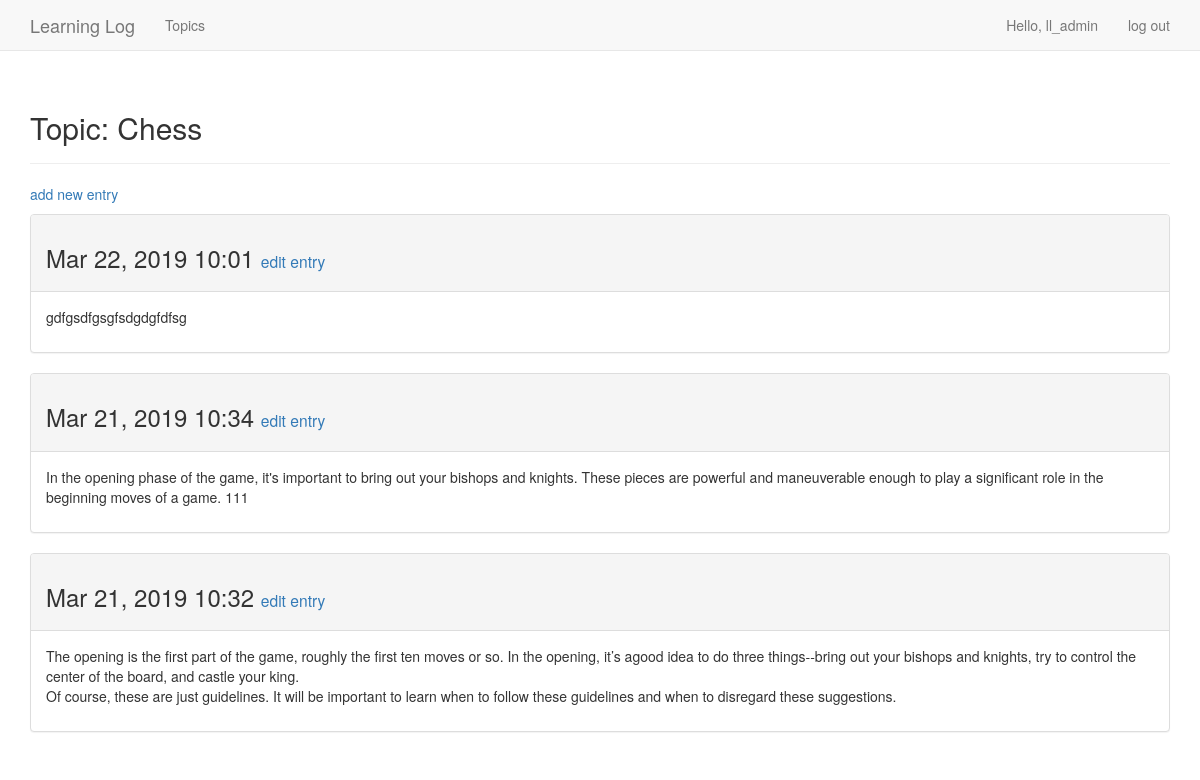
Screenshot of /topic/1/ (signed in) with the database file from the repository.
### learning_logs/models.py (models this page shows, shortened)
class Topic(models.Model):
    text = models.CharField(max_length=200)
    date_added = models.DateTimeField(auto_now_add=True)
    owner = models.ForeignKey(User, on_delete=models.CASCADE)
    def __str__(self):
        return self.text

class Entry(models.Model):
    topic = models.ForeignKey(Topic, on_delete=models.CASCADE)
    text = models.TextField()
    date_added = models.DateTimeField(auto_now_add=True)
    class Meta:
        verbose_name_plural = 'entries'

### learning_logs/views.py (the view)
# urls.py: url(r'^topic/(?P<topic_id>\d+)/$', views.topic, name='topic'),
@login_required
def topic(request, topic_id):
    topic = Topic.objects.get(id=topic_id)
    if topic.owner != request.user:
        raise Http404
    entries = topic.entry_set.order_by('-date_added')
    context = {'topic': topic, 'entries': entries}
    return render(request, 'learning_logs/topic.html', context)

### learning_logs/templates/learning_logs/topic.html
{% extends "learning_logs/base.html" %}
{% block header %}
    <h2>Topic: {{ topic }}</h2>
{% endblock header %}
{% block content %}
    <p>
        <a href="{% url 'learning_logs:new_entry' topic.id %}">add new entry</a>
    </p>
    {% for entry in entries %}
        <div class="panel panel-default">
            <div class="panel-heading">
                <h3>
                    {{ entry.date_added|date:'M d, Y H:i' }}
                    <small>
                        <a href="{% url 'learning_logs:edit_entry' entry.id %}">edit entry</a>
                    </small>
                </h3>
            </div>
            <div class="panel-body">
                {{ entry.text|linebreaks }}
            </div>
        </div>
    {% empty %}
        <li>
            There are no entries for this topic yet.
        </li>
    {% endfor %}
{% endblock content %}

### learning_logs/templates/learning_logs/base.html (shortened to what this page needs)
{% load bootstrap3 %}
<!DOCTYPE html>
<html lang="en">
<head>
    {% bootstrap_css %}
</head>
<body>
    <nav class="navbar navbar-default navbar-static-top">
        <div class="container">
            <div class="navbar-header">
                 <a class='navbar-brand' href="{% url 'learning_logs:index' %}">Learning Log</a>
            </div>
            <div id="navbar" class="navbar-collapse collapse">
                <ul class="nav navbar-nav">
                    <li><a href="{% url 'learning_logs:topics' %}">Topics</a></li>
                </ul>
                <ul class="nav navbar-nav navbar-right">
                    {% if user.is_authenticated %}
                        <li><a>Hello, {{ user.username }}</a></li>
                        <li><a href="{% url 'users:logout' %}">log out</a></li>
                    {% else %}
                        <li><a href="{% url 'users:register' %}">register</a></li>
                        <li> <a href="{% url 'users:login' %}">log in</a></li>
                    {% endif %}
                </ul>
            </div>
        </div>
    </nav>
    <div class="container">
        <div class="page-header">
            {% block header %} {% endblock header %}
        </div>
        <div>
            {% block content %} {% endblock content %}
        </div>
    </div>
</body>
</html>

### rows the page displays
Topic: text "Chess"
Entry: date_added "Mar 22, 2019 10:01", text "gdfgsdfgsgfsdgdgfdfsg"
Entry: date_added "Mar 21, 2019 10:34", text "In the opening phase of the game, it's important to bring out your bishops and knights. These pieces are powerful and maneuverable enough to play a significant role in the beginning moves of a game. 111"
Entry: date_added "Mar 21, 2019 10:32", text "The opening is the first part of the game, roughly the first ten moves or so. In the opening, it’s agood idea to do three things--bring out your bishops and knights, try to control the center of the board, and castle your king. Of course, these are just guidelines. It will be important to learn when to follow these guidelines and when to disregard these suggestions."

### other values shown
{{ user.username }} "ll_admin"
